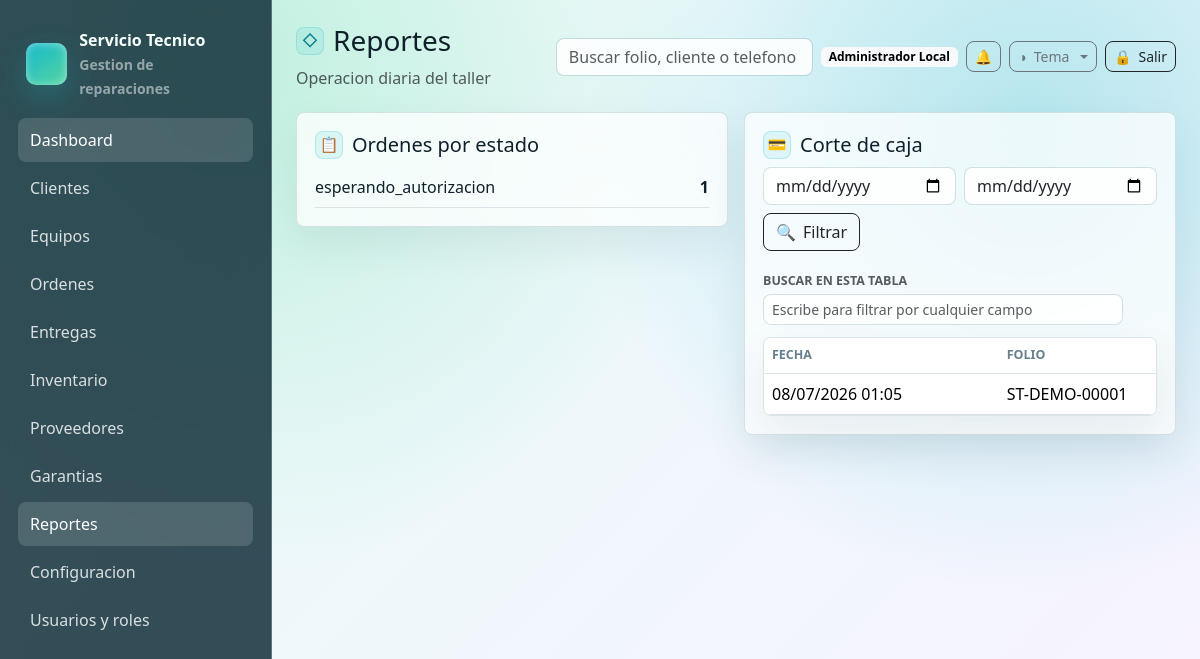
/reportes (signed in), run on the app's committed database.
### tables this page shows
CREATE TABLE users (
    id INT UNSIGNED AUTO_INCREMENT PRIMARY KEY,
    name VARCHAR(160) NOT NULL,
    email VARCHAR(190) NOT NULL UNIQUE,
    password VARCHAR(255) NOT NULL,
    phone VARCHAR(40) NULL,
    status ENUM('activo','inactivo','bloqueado') NOT NULL DEFAULT 'activo',
    last_login_at DATETIME NULL,
    created_at DATETIME NOT NULL DEFAULT CURRENT_TIMESTAMP,
    updated_at DATETIME NULL ON UPDATE CURRENT_TIMESTAMP,
    deleted_at DATETIME NULL
);

CREATE TABLE pagos (
    id INT UNSIGNED AUTO_INCREMENT PRIMARY KEY,
    orden_id INT UNSIGNED NOT NULL,
    monto DECIMAL(12,2) NOT NULL,
    metodo ENUM('efectivo','transferencia','tarjeta','otro') NOT NULL DEFAULT 'efectivo',
    referencia VARCHAR(160) NULL,
    usuario_id INT UNSIGNED NOT NULL,
    notas TEXT NULL,
    comprobante_archivo_id INT UNSIGNED NULL,
    estado ENUM('activo','cancelado') NOT NULL DEFAULT 'activo',
    motivo_cancelacion TEXT NULL,
    cancelado_por INT UNSIGNED NULL,
    cancelado_at DATETIME NULL,
    created_at DATETIME NOT NULL DEFAULT CURRENT_TIMESTAMP,
    updated_at DATETIME NULL ON UPDATE CURRENT_TIMESTAMP,
    CONSTRAINT fk_pago_orden FOREIGN KEY (orden_id) REFERENCES ordenes_servicio(id) ON DELETE CASCADE,
    CONSTRAINT fk_pago_user FOREIGN KEY (usuario_id) REFERENCES users(id),
    INDEX idx_pago_fecha (created_at),
    INDEX idx_pago_usuario (usuario_id)
);

CREATE TABLE ordenes_servicio (
    id INT UNSIGNED AUTO_INCREMENT PRIMARY KEY,
    folio VARCHAR(60) NOT NULL UNIQUE,
    cliente_id INT UNSIGNED NOT NULL,
    equipo_id INT UNSIGNED NOT NULL,
    tecnico_id INT UNSIGNED NULL,
    recibido_por INT UNSIGNED NOT NULL,
    tipo_servicio VARCHAR(120) NOT NULL,
    falla_reportada TEXT NOT NULL,
    diagnostico_inicial TEXT NULL,
    prioridad ENUM('baja','normal','alta','urgente') NOT NULL DEFAULT 'normal',
    estado ENUM('recibida','en_revision','diagnosticada','esperando_autorizacion','autorizada','rechazada','en_reparacion','esperando_refaccion','reparada','no_reparable','lista_para_entrega','entregada','cancelada','garantia') NOT NULL DEFAULT 'recibida',
    fecha_recepcion DATETIME NOT NULL DEFAULT CURRENT_TIMESTAMP,
    fecha_estimada_entrega DATETIME NULL,
    fecha_real_entrega DATETIME NULL,
    costo_estimado DECIMAL(12,2) NOT NULL DEFAULT 0,
    costo_final DECIMAL(12,2) NOT NULL DEFAULT 0,
    anticipo DECIMAL(12,2) NOT NULL DEFAULT 0,
    saldo_pendiente DECIMAL(12,2) NOT NULL DEFAULT 0,
    garantia_ofrecida VARCHAR(160) NULL,
    observaciones_internas TEXT NULL,
    observaciones_cliente TEXT NULL,
    codigo_entrega VARCHAR(80) NULL UNIQUE,
    ubicacion_actual VARCHAR(120) NOT NULL DEFAULT 'Recepcion',
    token_publico VARCHAR(120) NOT NULL,
    firma_recepcion TEXT NULL,
    firma_entrega TEXT NULL,
    created_at DATETIME NOT NULL DEFAULT CURRENT_TIMESTAMP,
    updated_at DATETIME NULL ON UPDATE CURRENT_TIMESTAMP,
    deleted_at DATETIME NULL,
    CONSTRAINT fk_orden_cliente FOREIGN KEY (cliente_id) REFERENCES clientes(id),
    CONSTRAINT fk_orden_equipo FOREIGN KEY (equipo_id) REFERENCES equipos(id),
    CONSTRAINT fk_orden_tecnico FOREIGN KEY (tecnico_id) REFERENCES users(id) ON DELETE SET NULL,
    CONSTRAINT fk_orden_recibido FOREIGN KEY (recibido_por) REFERENCES users(id),
    INDEX idx_orden_folio (folio),
    INDEX idx_orden_cliente (cliente_id),
    INDEX idx_orden_equipo (equipo_id),
    INDEX idx_orden_estado (estado),
    INDEX idx_orden_codigo_entrega (codigo_entrega),
    INDEX idx_orden_tecnico (tecnico_id),
    INDEX idx_orden_fecha (fecha_recepcion)
);

### resources/views/reportes/index.php (the view)
<div class="row g-3">
    <div class="col-lg-6">
        <div class="glass-card">
            <h2 class="h5" data-icon="&#128203;">Ordenes por estado</h2>
            <?php foreach ($dashboard['por_estado'] as $row): ?>
                <div class="d-flex justify-content-between border-bottom py-2">
                    <span><?= e($row['estado']) ?></span>
                    <strong><?= e($row['total']) ?></strong>
                </div>
            <?php endforeach; ?>
        </div>
    </div>
    <div class="col-lg-6">
        <div class="glass-card">
            <h2 class="h5" data-icon="&#128179;">Corte de caja</h2>
            <form class="row g-2 mb-3">
                <div class="col"><input class="form-control" type="date" name="inicio" value="<?= e($_GET['inicio'] ?? '') ?>"></div>
                <div class="col"><input class="form-control" type="date" name="fin" value="<?= e($_GET['fin'] ?? '') ?>"></div>
                <div class="col-auto"><button class="btn btn-outline-dark" data-icon="&#128269;">Filtrar</button></div>
            </form>
            <div class="table-wrap">
                <table class="table">
                    <thead><tr><th>Fecha</th><th>Folio</th><th>Metodo</th><th>Monto</th></tr></thead>
                    <tbody>
                    <?php foreach ($pagos as $pago): ?>
                        <tr><td><?= e(fechaHumana($pago['created_at'])) ?></td><td><?= e($pago['folio']) ?></td><td><?= e($pago['metodo']) ?></td><td><?= e(formatearMoneda((float) $pago['monto'])) ?></td></tr>
                    <?php endforeach; ?>
                    </tbody>
                </table>
            </div>
        </div>
    </div>
</div>

### app/Core/Router.php (shortened to what the rows shown need)
<?php
final class Router
{
    private array $routes = [];
    private function add(string $method, string $path, callable|array $handler): void
    {
        $pattern = preg_replace('#\{([a-zA-Z_][a-zA-Z0-9_]*)\}#', '(?P<$1>[^/]+)', $path);
        $this->routes[] = [
            'method' => $method,
            'path' => $path,
            'pattern' => '#^' . $pattern . '$#',
            'handler' => $handler,
        ];
    }
    public function dispatch(Request $request): void
    {
        foreach ($this->routes as $route) {
            if ($route['method'] !== $request->method()) {
                continue;
            }
            if (preg_match($route['pattern'], $request->path(), $matches)) {
                $params = array_filter($matches, 'is_string', ARRAY_FILTER_USE_KEY);
                $handler = $route['handler'];
                if (is_array($handler)) {
                    [$class, $method] = $handler;
                    $controller = new $class();
                    $controller->{$method}($request, ...array_values($params));
                    return;
                }
                return;
            }
        }
    }
}

### resources/views/layouts/app.php (shortened to what the rows shown need)
<?php
$user = Auth::user();
?>
<!doctype html>
<html lang="es">
<head>
    <link href="https://cdn.jsdelivr.net/npm/bootstrap@5.3.3/dist/css/bootstrap.min.css" rel="stylesheet">
    <link href="<?= e(asset('css/app.css') . '?v=20260707-btns') ?>" rel="stylesheet">
    <link href="<?= e(asset('css/themes/crystal.css')) ?>" rel="stylesheet">
    <link href="<?= e(asset('css/themes/dark.css') . '?v=20260614-selects') ?>" rel="stylesheet">
    <link href="<?= e(asset('css/themes/live.css')) ?>" rel="stylesheet">
    <link href="<?= e(asset('css/themes/blueprint.css') . '?v=20260707-btns') ?>" rel="stylesheet">
</head>
<body>
<div class="app-shell">
    <aside class="sidebar" id="app-sidebar">
        <div class="brand">
            <div class="brand-mark"></div>
            <div>
                <div>Servicio Tecnico</div>
                <small class="text-white-50">Gestion de reparaciones</small>
            </div>
        </div>
        <nav class="nav flex-column">
            <a class="nav-link <?= e(is_active('/')) ?>" href="<?= e(url('/')) ?>">Dashboard</a>
            <a class="nav-link <?= e(is_active('/clientes')) ?>" href="<?= e(url('/clientes')) ?>">Clientes</a>
            <a class="nav-link <?= e(is_active('/equipos')) ?>" href="<?= e(url('/equipos')) ?>">Equipos</a>
            <a class="nav-link <?= e(is_active('/ordenes')) ?>" href="<?= e(url('/ordenes')) ?>">Ordenes</a>
            <a class="nav-link <?= e(is_active('/entregas')) ?>" href="<?= e(url('/entregas')) ?>">Entregas</a>
            <a class="nav-link <?= e(is_active('/inventario')) ?>" href="<?= e(url('/inventario')) ?>">Inventario</a>
            <a class="nav-link <?= e(is_active('/proveedores')) ?>" href="<?= e(url('/proveedores')) ?>">Proveedores</a>
            <a class="nav-link <?= e(is_active('/garantias')) ?>" href="<?= e(url('/garantias')) ?>">Garantias</a>
            <a class="nav-link <?= e(is_active('/reportes')) ?>" href="<?= e(url('/reportes')) ?>">Reportes</a>
            <a class="nav-link <?= e(is_active('/configuracion')) ?>" href="<?= e(url('/configuracion')) ?>">Configuracion</a>
            <a class="nav-link <?= e(is_active('/usuarios')) ?>" href="<?= e(url('/usuarios')) ?>">Usuarios y roles</a>
        </nav>
    </aside>
    <main class="main">
        <header class="topbar">
            <div class="topbar-title">
                <h1 class="h3 mb-1" data-icon="&#9671;"><?= e($title ?? '') ?></h1>
                <div class="text-muted">Operacion diaria del taller</div>
            </div>
            <div class="d-flex align-items-center gap-2 topbar-actions">
                <form class="d-none d-md-block" action="<?= e(url('/ordenes')) ?>">
                    <input class="form-control" name="q" placeholder="Buscar folio, cliente o telefono">
                </form>
                <span class="badge text-bg-light topbar-user"><?= e($user['name'] ?? 'Usuario') ?></span>
                <div class="dropdown">
                    <button class="btn btn-outline-secondary btn-sm notif-bell" type="button" data-bs-toggle="dropdown" aria-expanded="false" aria-label="Notificaciones">
                        &#128276;
                    </button>
                </div>
                <div class="dropdown theme-switcher">
                    <button class="btn btn-outline-secondary btn-sm dropdown-toggle" type="button" data-bs-toggle="dropdown" aria-expanded="false" aria-label="Tema" data-icon="&#9681;"><span class="btn-label">Tema</span></button>
                </div>
                <form method="post" action="<?= e(url('/logout')) ?>">
                    <button class="btn btn-outline-dark btn-sm" aria-label="Salir" data-icon="&#128274;"><span class="btn-label">Salir</span></button>
                </form>
            </div>
        </header>
        <?= $content ?>
    </main>
</div>
</body>
</html>

### data on the page
users: name "Administrador Local"
pagos: created_at "08/07/2026 01:05", orden.folio "ST-DEMO-00001"

### other printed values
$row['estado'] "esperando_autorizacion"
$row['total'] "1"
